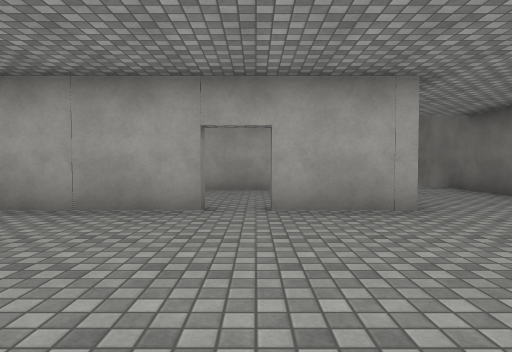
[1] (above)

24 first-person views from a walk through a 3-D level made in the Unity game engine. The camera is 1.2 m above the floor, tilts 2° down and sees 75° across. The floor is counted in squares, 2 m on a side. Each view is taken from the middle of a square. On the plan, view 1 faces up. The plan holds only what a view shows up to about 10 squares ahead; the rest is blank. The place goes on beyond the plan. The player character is not drawn. Surface patterns are stand-ins for the level's own textures.

[2]
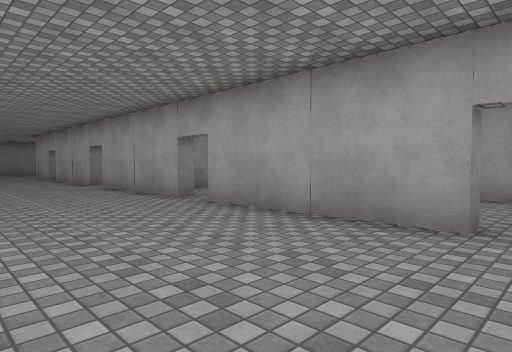

[3]
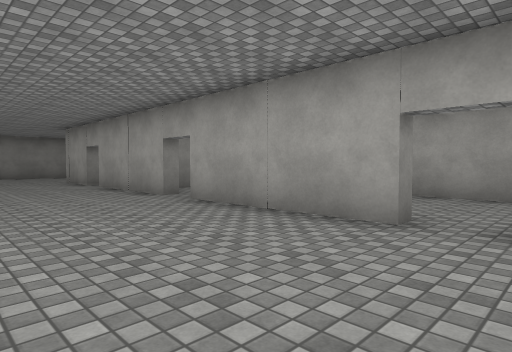

[4]
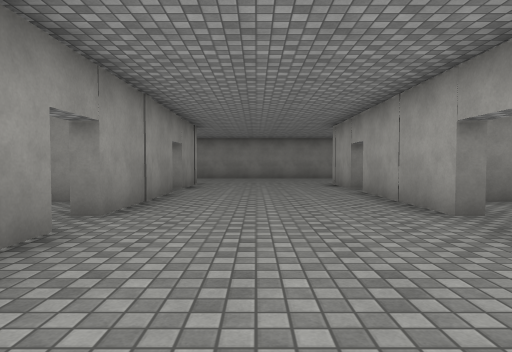

[5]
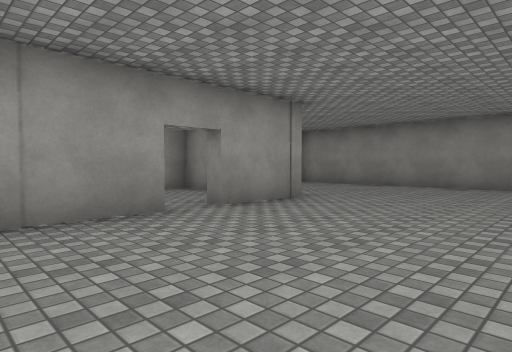

[6]
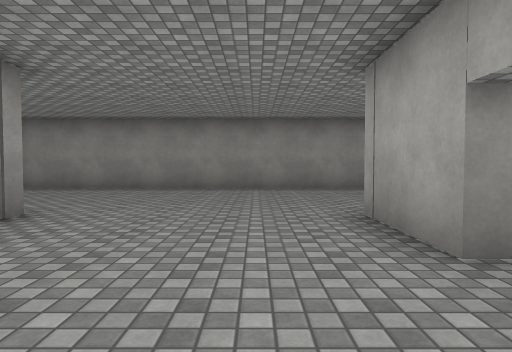

[7]
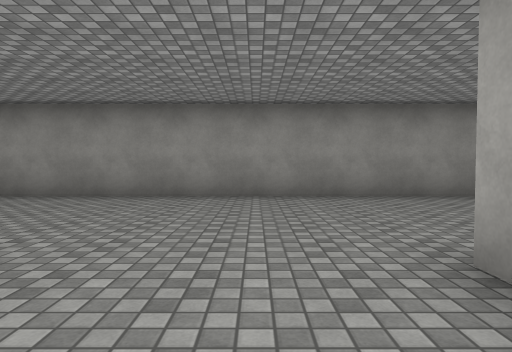

[8]
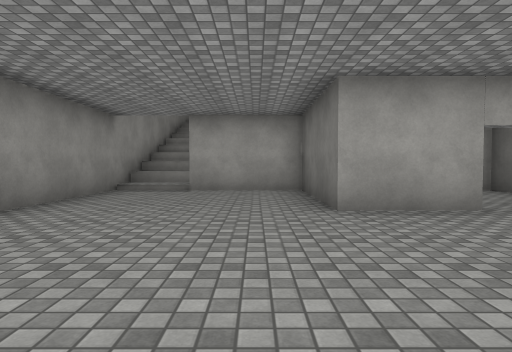

[9]
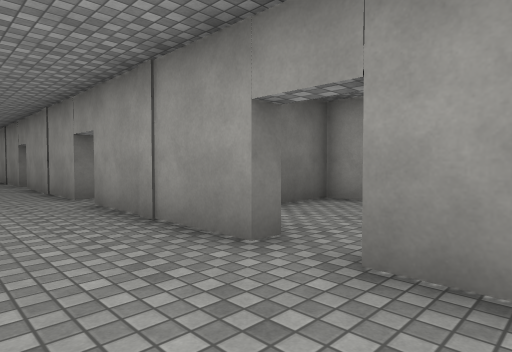

[10]
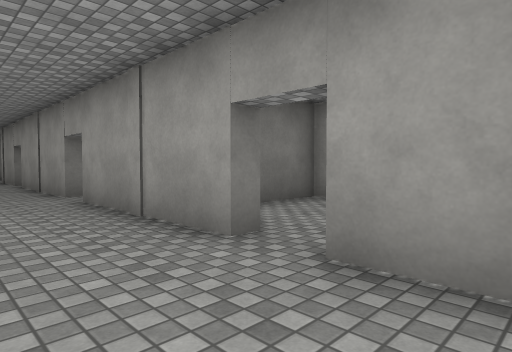

[11]
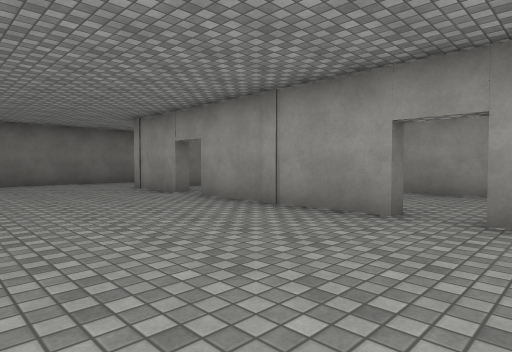

[12]
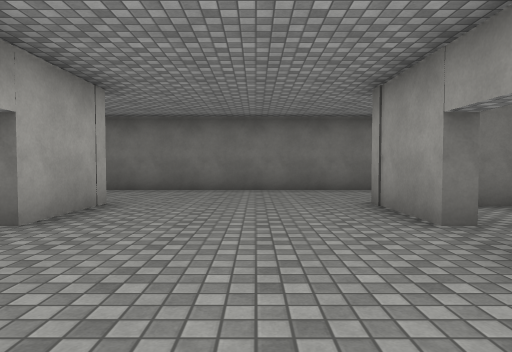

[13]
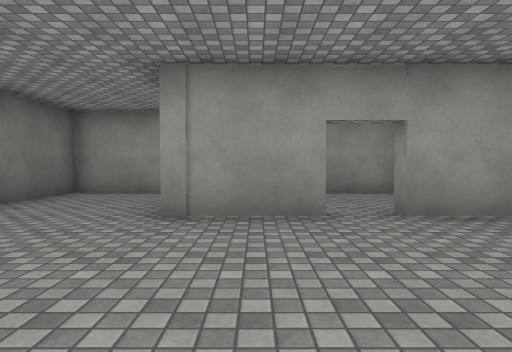

[14]
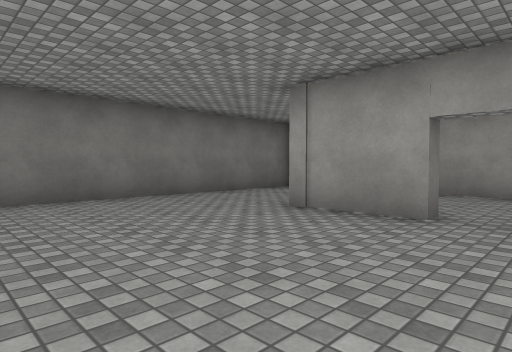

[15]
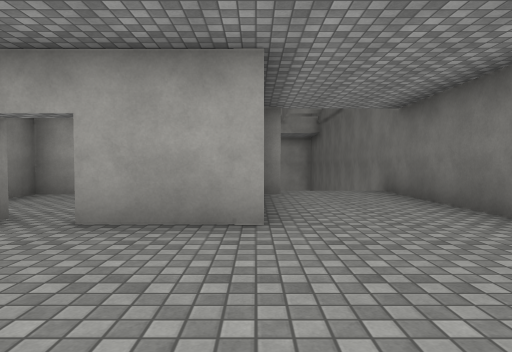

[16]
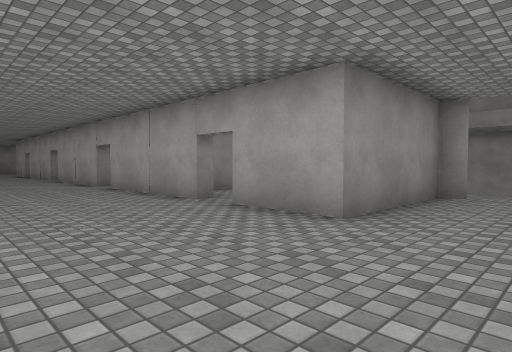

[17]
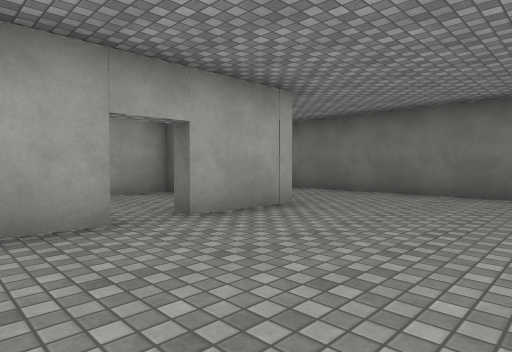

[18]
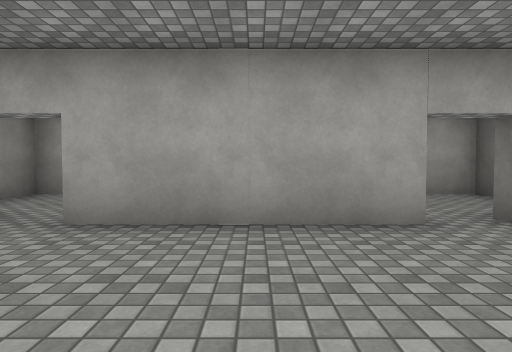

[19]
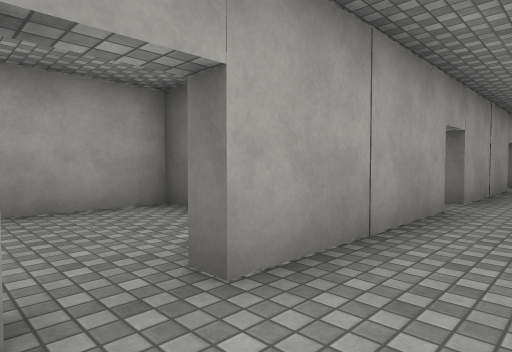

[20]
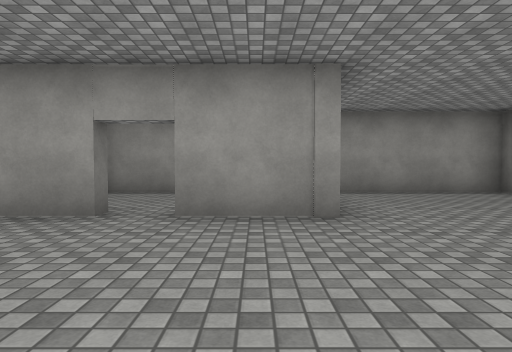

[21]
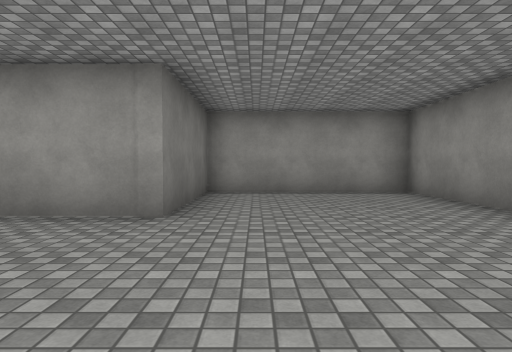

[22]
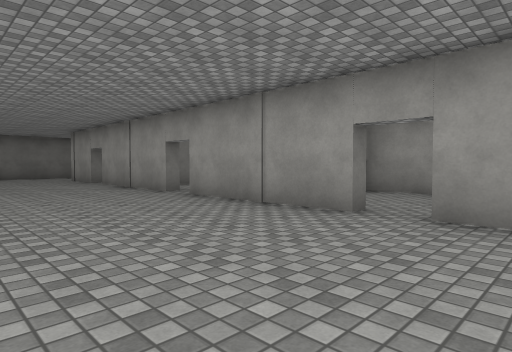

[23]
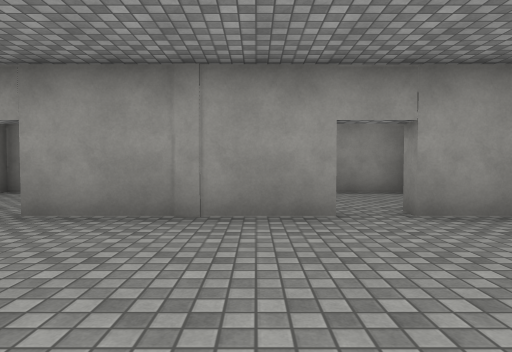

[24]
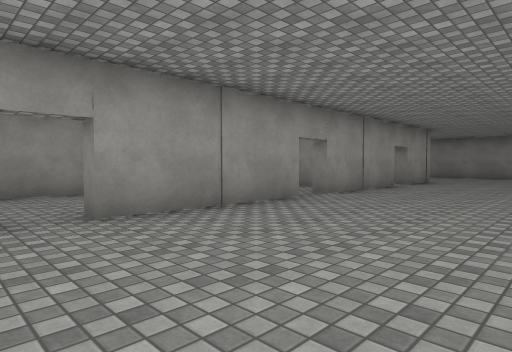

### Floor plan
Ten units are one square. View 1 is at (0, 0); x grows to the right and y downward. Boxes are objects, and circles mark ways between rooms. Rooms are numbered by the first view taken in them; rooms with no view inside come last. Other rooms are left out.
<svg viewBox="-208 -99 262 136">
<path fill="none" stroke="#000" d="M-98 -48 -98 -43 -132 -43M-89 -2 -53 -2 -53 2M-53 -48 -53 -43 -89 -43 -89 -48M-132 -2 -98 -2M-140 -43 -160 -43 -160 -75M-44 2 -44 -2 -7 -2 -7 2M-7 -48 -7 -43 -44 -43M-165 -76 -175 -76M2 2 2 -2 21 -2M-189 -94 -202 -94M21 -76 21 -43 2 -43M-203 -86 -203 32 -160 32 -160 -2 -141 -2M30 32 49 32 49 -90M-186 -86 -202 -86M2 -43 2 -48M19 -76 -24 -76 -24 -59M-44 -43 -44 -48M-71 -64 -71 -58M-35 -76 -65 -76M-27 -70 -27 -75M-20 32 11 32M18 18 18 11M-64 32 -27 32 -27 12M-112 32 -74 32 -74 18M-113 9 -113 18"/>
<circle cx="0" cy="-50" r="3" fill="#2a7"/>
<circle cx="-50" cy="-50" r="3" fill="#2a7"/>
<circle cx="0" cy="0" r="3" fill="#2a7"/>
<circle cx="-50" cy="0" r="3" fill="#2a7"/>
<circle cx="-95" cy="0" r="3" fill="#2a7"/>
<text x="-90" y="-30">1</text>
<text x="0" y="-60">2</text>
<text x="-50" y="-60">3</text>
<text x="-10" y="10">4</text>
<text x="-50" y="10">5</text>
<text x="-90" y="20">6</text>
</svg>
Room 1 opens to room 2. Room 1 opens to room 3. Room 1 opens to room 4. Room 1 opens to room 5. Room 1 opens to room 6.

Where each view was taken, in squares from view 1:
view 1: 0 up, 0 right, facing up
view 2: 1 up, 0 right, facing up-left
view 3: 1 up, 4 left, facing up-left
view 4: 2 up, 6 left, facing left
view 5: 4 up, 11 left, facing down-left
view 6: 3 up, 12 left, facing left
view 7: 3 up, 14 left, facing left
view 8: 0 up, 17 left, facing up
view 9: 2 up, 15 left, facing down-right
view 10: 2 up, 11 left, facing down-right
view 11: 4 up, 6 left, facing down-right
view 12: 2 up, 3 left, facing right
view 13: 4 up, 1 right, facing down
view 14: 4 up, 1 left, facing down-right
view 15: 1 up, 2 right, facing up
view 16: 1 up, 4 right, facing up-left
view 17: 1 up, 2 left, facing up-right
view 18: 1 up, 7 left, facing up
view 19: 3 up, 10 left, facing up-right
view 20: 4 up, 15 left, facing down
view 21: 4 up, 17 left, facing down
view 22: 4 up, 11 left, facing down-right
view 23: 4 up, 8 left, facing down
view 24: 4 up, 4 left, facing down-left
